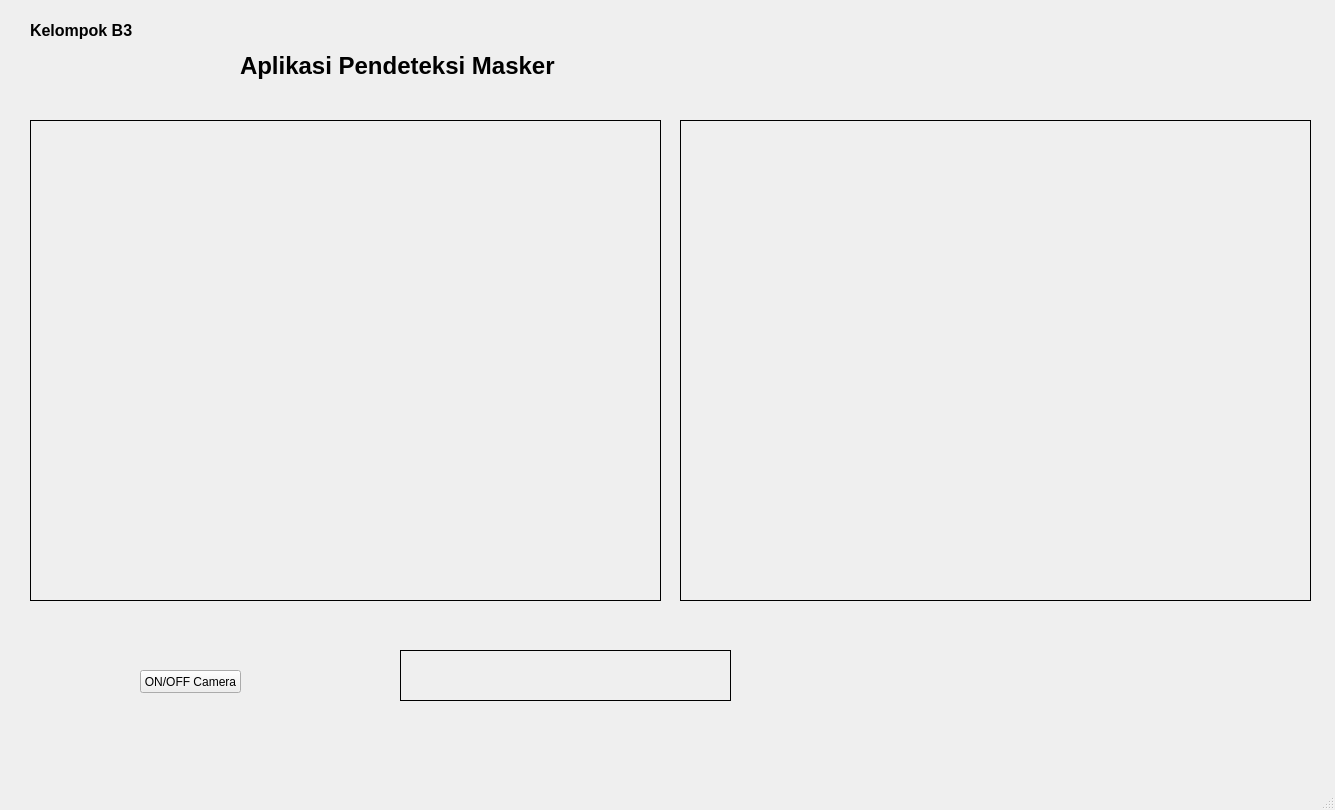
<?xml version="1.0" encoding="UTF-8"?>
<ui version="4.0">
 <class>MainWindow</class>
 <widget class="QMainWindow" name="MainWindow">
  <property name="geometry">
   <rect>
    <x>0</x>
    <y>0</y>
    <width>1335</width>
    <height>810</height>
   </rect>
  </property>
  <property name="windowTitle">
   <string>MainWindow</string>
  </property>
  <widget class="QWidget" name="centralwidget">
   <widget class="QLabel" name="labelCamera">
    <property name="geometry">
     <rect>
      <x>30</x>
      <y>120</y>
      <width>631</width>
      <height>481</height>
     </rect>
    </property>
    <property name="frameShape">
     <enum>QFrame::Box</enum>
    </property>
    <property name="text">
     <string/>
    </property>
   </widget>
   <widget class="QLabel" name="labelHasil">
    <property name="geometry">
     <rect>
      <x>680</x>
      <y>120</y>
      <width>631</width>
      <height>481</height>
     </rect>
    </property>
    <property name="frameShape">
     <enum>QFrame::Box</enum>
    </property>
    <property name="text">
     <string/>
    </property>
   </widget>
   <widget class="QLabel" name="labelInfo">
    <property name="geometry">
     <rect>
      <x>400</x>
      <y>650</y>
      <width>331</width>
      <height>51</height>
     </rect>
    </property>
    <property name="frameShape">
     <enum>QFrame::Box</enum>
    </property>
    <property name="text">
     <string/>
    </property>
   </widget>
   <widget class="QPushButton" name="buttonCamera">
    <property name="geometry">
     <rect>
      <x>140</x>
      <y>670</y>
      <width>101</width>
      <height>23</height>
     </rect>
    </property>
    <property name="text">
     <string>ON/OFF Camera</string>
    </property>
   </widget>
   <widget class="QLabel" name="label">
    <property name="geometry">
     <rect>
      <x>240</x>
      <y>50</y>
      <width>371</width>
      <height>31</height>
     </rect>
    </property>
    <property name="font">
     <font>
      <pointsize>18</pointsize>
      <weight>75</weight>
      <bold>true</bold>
     </font>
    </property>
    <property name="text">
     <string>Aplikasi Pendeteksi Masker</string>
    </property>
   </widget>
   <widget class="QLabel" name="label_2">
    <property name="geometry">
     <rect>
      <x>30</x>
      <y>20</y>
      <width>111</width>
      <height>21</height>
     </rect>
    </property>
    <property name="font">
     <font>
      <pointsize>12</pointsize>
      <weight>75</weight>
      <bold>true</bold>
     </font>
    </property>
    <property name="text">
     <string>Kelompok B3</string>
    </property>
   </widget>
  </widget>
  <widget class="QMenuBar" name="menubar">
   <property name="geometry">
    <rect>
     <x>0</x>
     <y>0</y>
     <width>1335</width>
     <height>21</height>
    </rect>
   </property>
  </widget>
  <widget class="QStatusBar" name="statusbar"/>
 </widget>
 <resources/>
 <connections/>
</ui>
